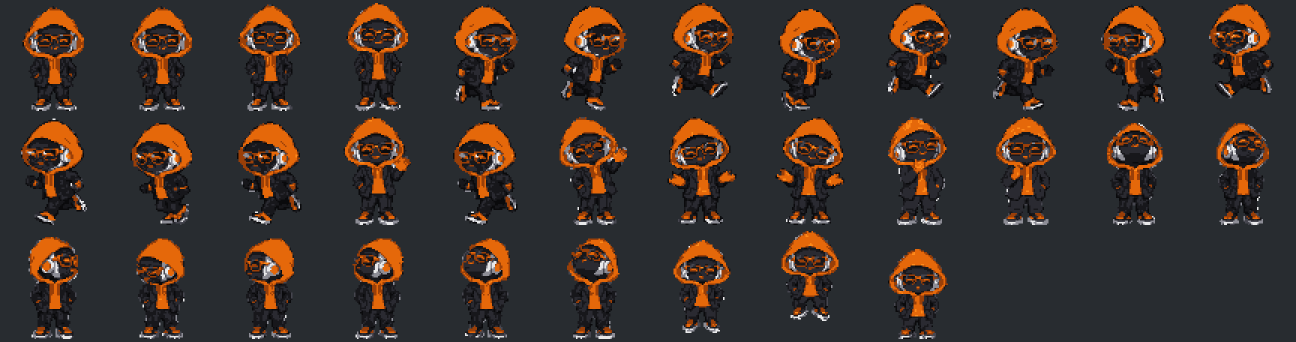
#> input picture .work/wamda/preview.png, 2592 x 684 px, given in place of f001.png, which was not available (shown at 1/2 size)
$ python make-wamda-sprites.py ../.work/wamda/preview.png ../.work/wamda/preview.png ../.work/wamda/preview.png
#> lines starting #> are read from the running program, lines starting #| are printed output that depends on the picture; after the words box and inside, x2 and y2 are one past the last pixel; in counts of white or black regions, pixels touching at a corner belong together
"""Convert the Wamda reference video into pixel-art sprite data (palette-indexed, nibble-packed, base64).
Usage: python make-wamda-sprites.py <Wamda.mp4> <out.ts> [preview.png]
"""
import sys, subprocess, base64, os, tempfile, json
import numpy as np
from PIL import Image
from scipy import ndimage

SRC, OUT = sys.argv[1], sys.argv[2]
PREVIEW = sys.argv[3] if len(sys.argv) > 3 else None
W, H = 72, 76           # sprite canvas
SCALE_W, SCALE_H = 70, 76
# clips are lists of source-frame indices i (the video is sampled every 4th frame: n = 4*i)
CLIPS = {
    "idle":  [0, 1, 2, 3],
    "run":   [7, 8, 9, 10, 12, 13, 14, 15, 16, 17],
    "wave":  [20, 21, 20, 22],
    "shrug": [40, 41],
    "think": [45, 47],
    "lookR": [56, 57, 58],
    "lookL": [66, 67, 68, 69, 70],
    "hop":   [26, 27, 28],
}
tmp = tempfile.mkdtemp()
subprocess.run(["ffmpeg", "-v", "error", "-y", "-i", SRC, os.path.join(tmp, "f%03d.png")], check=True)
#> (this line was passed over: subprocess is not available in this run)

def load(i):
#> called with i = 0
    n = 4 * i + 1  # ffmpeg numbers from 1
    im = Image.open(os.path.join(tmp, f"f{n:03d}.png")).convert("RGB")
#> im is the input picture: PIL image 2592x684 RGB; mean R, G, B 60.4, 49.5, 43.5
    a = np.asarray(im).astype(np.int32)
    near_white = a.min(axis=2) > 226
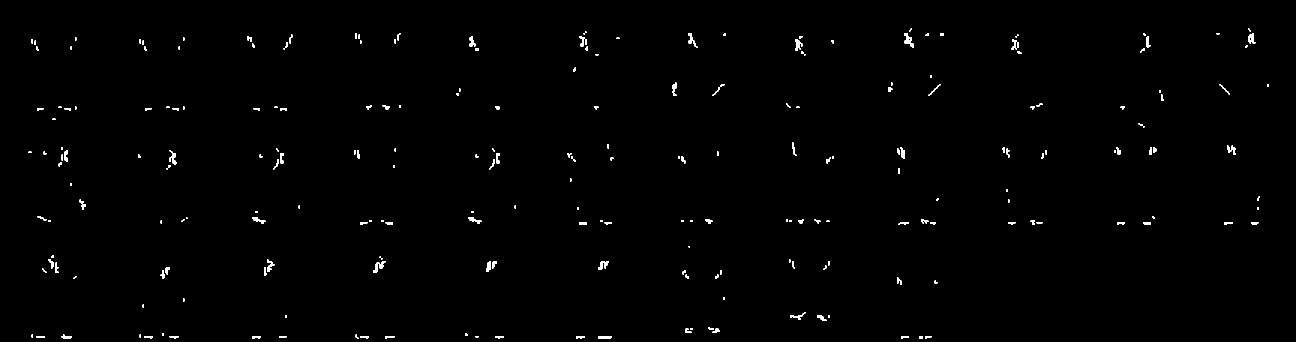
#> near_white: shape (684, 2592) bool (shown at 1/2 size); 0.63% white; 227 white regions (74 under 20 px), largest, box (x1, y1, x2, y2) and area: (1809, 66, 1827, 96) 234, (747, 522, 771, 546) 234, (2496, 66, 2511, 87) 189
    lab, _ = ndimage.label(near_white)
#> lab: shape (684, 2592) int32; 331 distinct labels, from 0 to 330
    border = set(np.unique(np.concatenate([lab[0], lab[-1], lab[:, 0], lab[:, -1]]))) - {0}
#> border = 0 items
    bg = np.isin(lab, list(border))
#> bg: shape (684, 2592) bool; every value is 0
    alpha = (~bg).astype(np.uint8) * 255
#> alpha: shape (684, 2592); every value is 255
    # fill tiny holes so the figure is one solid mass
    alpha = ndimage.binary_closing(alpha > 0, iterations=1).astype(np.uint8) * 255
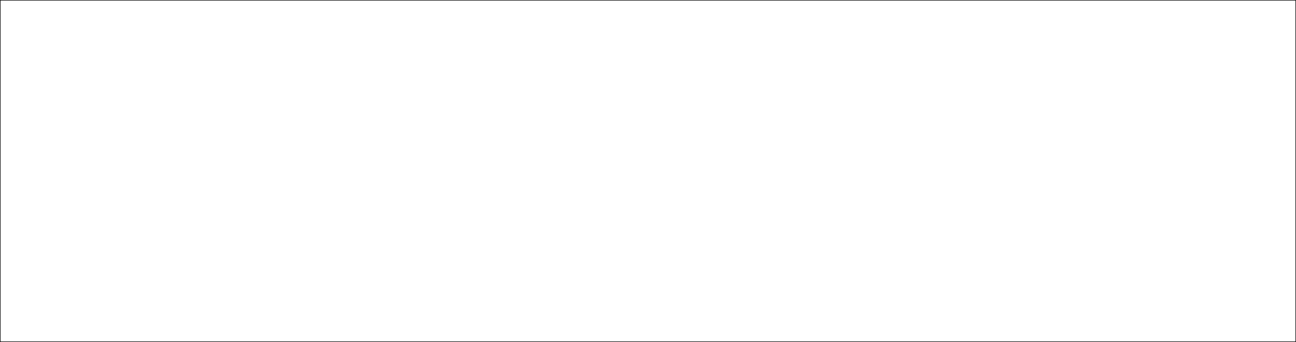
#> alpha: shape (684, 2592) (shown at 1/2 size); 99.6% white; black in thin lines or dots
    rgba = np.dstack([a.astype(np.uint8), alpha])
    img = Image.fromarray(rgba, "RGBA")
    # premultiplied box downscale, so edges don't bleed white
    arr = np.asarray(img).astype(np.float32)
    arr[..., :3] *= arr[..., 3:4] / 255.0
    pm = Image.fromarray(arr.astype(np.uint8), "RGBA").resize((SCALE_W, SCALE_H), Image.BOX)
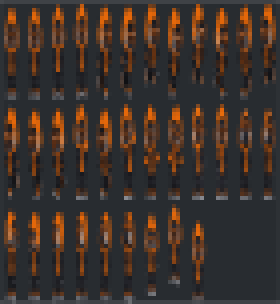
#> pm: PIL image 70x76 RGBA (shown 4 times larger); mean R, G, B, A 60.4, 49.5, 43.5, 254.1; transparent parts drawn white
    p = np.asarray(pm).astype(np.float32)
    al = p[..., 3:4] / 255.0
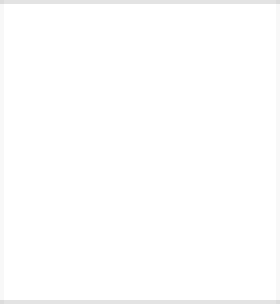
#> al: shape (76, 70, 1) float32 (shown 4 times larger); min 0.863, max 1, mean 0.996
    rgb = np.where(al > 0, p[..., :3] / np.maximum(al, 1e-4), 0)
    out_rgb = np.zeros((H, W, 3), np.float32)
    out_a = np.zeros((H, W), np.float32)
    x0 = (W - SCALE_W) // 2
    out_rgb[:, x0:x0 + SCALE_W] = rgb
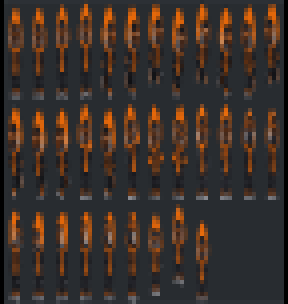
#> out_rgb: shape (76, 72, 3) float32 (shown 4 times larger); mean R, G, B 58.9, 48.3, 42.5
    out_a[:, x0:x0 + SCALE_W] = al[..., 0]
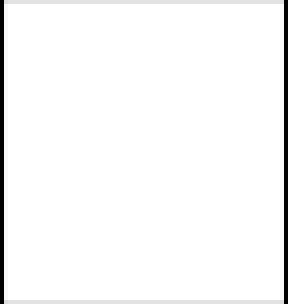
#> out_a: shape (76, 72) float32 (shown 4 times larger); min 0, max 1, mean 0.969
    return np.clip(out_rgb, 0, 255).astype(np.uint8), out_a > 0.5

need = sorted({i for c in CLIPS.values() for i in c})
frames = {i: load(i) for i in need}
#> (the run stopped early here; a loop or call above may not have finished)
